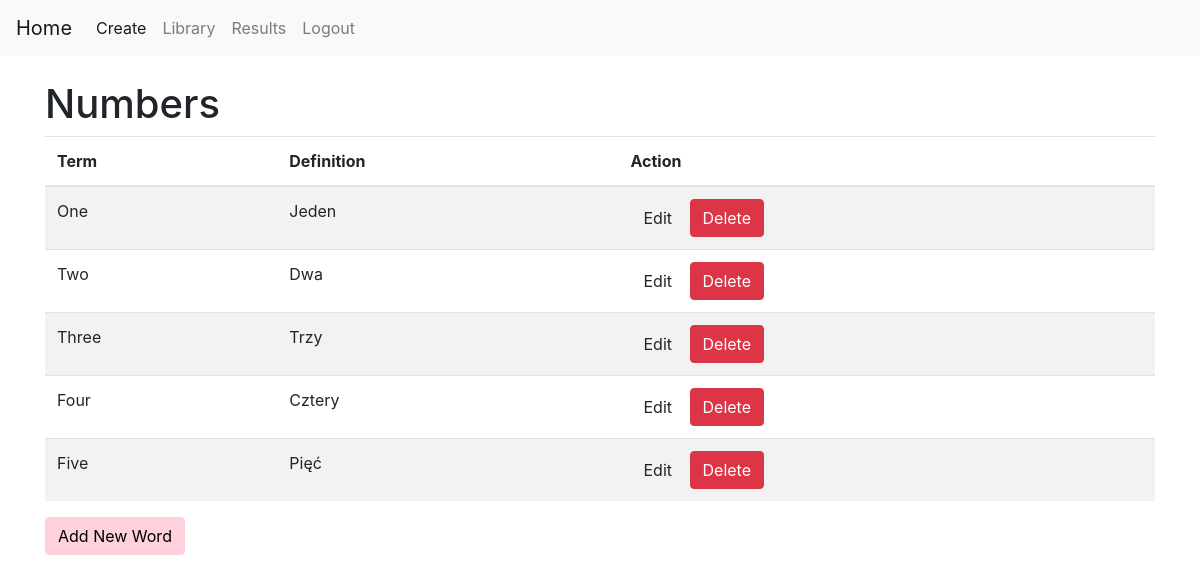
The page /edit_quiz/2 (signed in) on the database as committed earlier.
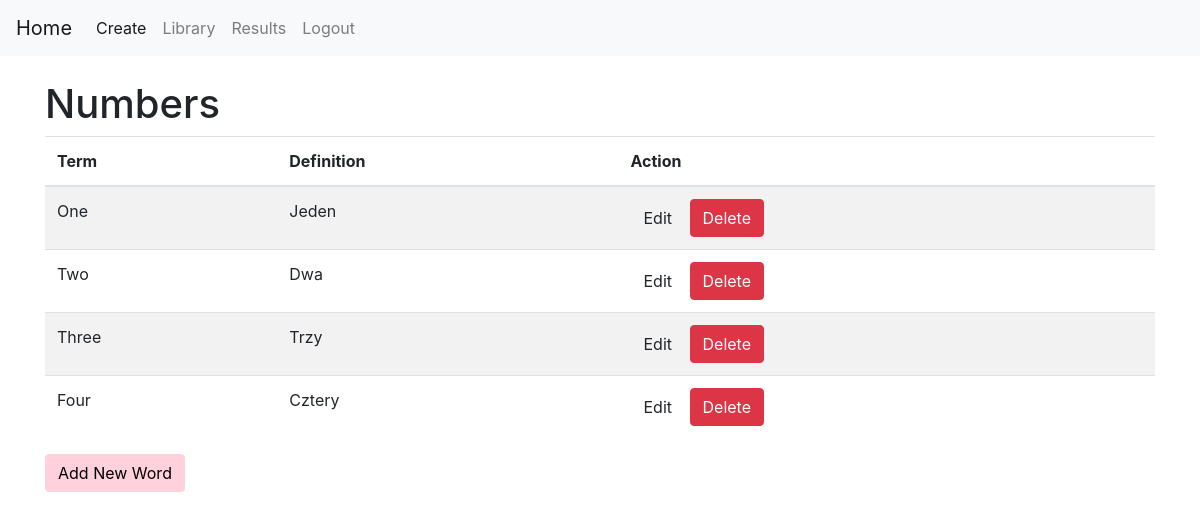
The same page on the database as committed later.
### tables this page shows
CREATE TABLE vocabulary (
        word_id INTEGER PRIMARY KEY AUTOINCREMENT,
        quiz_id INTEGER NOT NULL,
        term TEXT NOT NULL,
        definition TEXT NOT NULL
        );

### flask-project/app.py (the view)
@app.route("/edit_quiz/<int:quiz_id>")
def edit_quiz(quiz_id):
    if "user_id" not in session:
        return redirect("/login")
    connection = sqlite3.connect("database.db")
    cursor = connection.cursor()
    cursor.execute(
        """
        SELECT word_id, term, definition
        FROM vocabulary
        WHERE quiz_id = ?
        """,
        (quiz_id,)
    )
    words = cursor.fetchall()
    cursor.execute(
        """
        SELECT quiz_name
        FROM quizzes
        WHERE quiz_id = ?
        """,
        (quiz_id,)
    )
    quiz_name = cursor.fetchone()[0]
    connection.close()
    return render_template(
        "edit_quiz.html",
        words=words,
        quiz_id=quiz_id,
        quiz_name=quiz_name
    )

### flask-project/templates/edit_quiz.html (shortened to what this page needs)
{% extends "base.html" %}
{% block content %}
<h1>{{ quiz_name }}</h1>
<table class="table table-striped">
    <thead>
        <tr>
            <th>Term</th>
            <th>Definition</th>
            <th>Action</th>
        </tr>
    </thead>
    <tbody>
    {% for word in words %}
        <tr>
            <td>{{ word[1] }}</td>
            <td>{{ word[2] }}</td>
            <td>
                <a href="/edit_word/{{ word[0] }}"
                   class="btn btn-lightblue">
                    Edit
                </a>
                <a href="/delete_word/{{ word[0] }}"
                   class="btn btn-danger">
                    Delete
                </a>
            </td>
        </tr>
    {% endfor %}
    </tbody>
</table>
<a href="/add_word/{{ quiz_id }}"
   class="btn btn-pink">
    Add New Word
</a>
{% endblock %}

Rows that differ between the two databases and show on the page:
removed vocabulary: term "Five", definition "Pięć"
